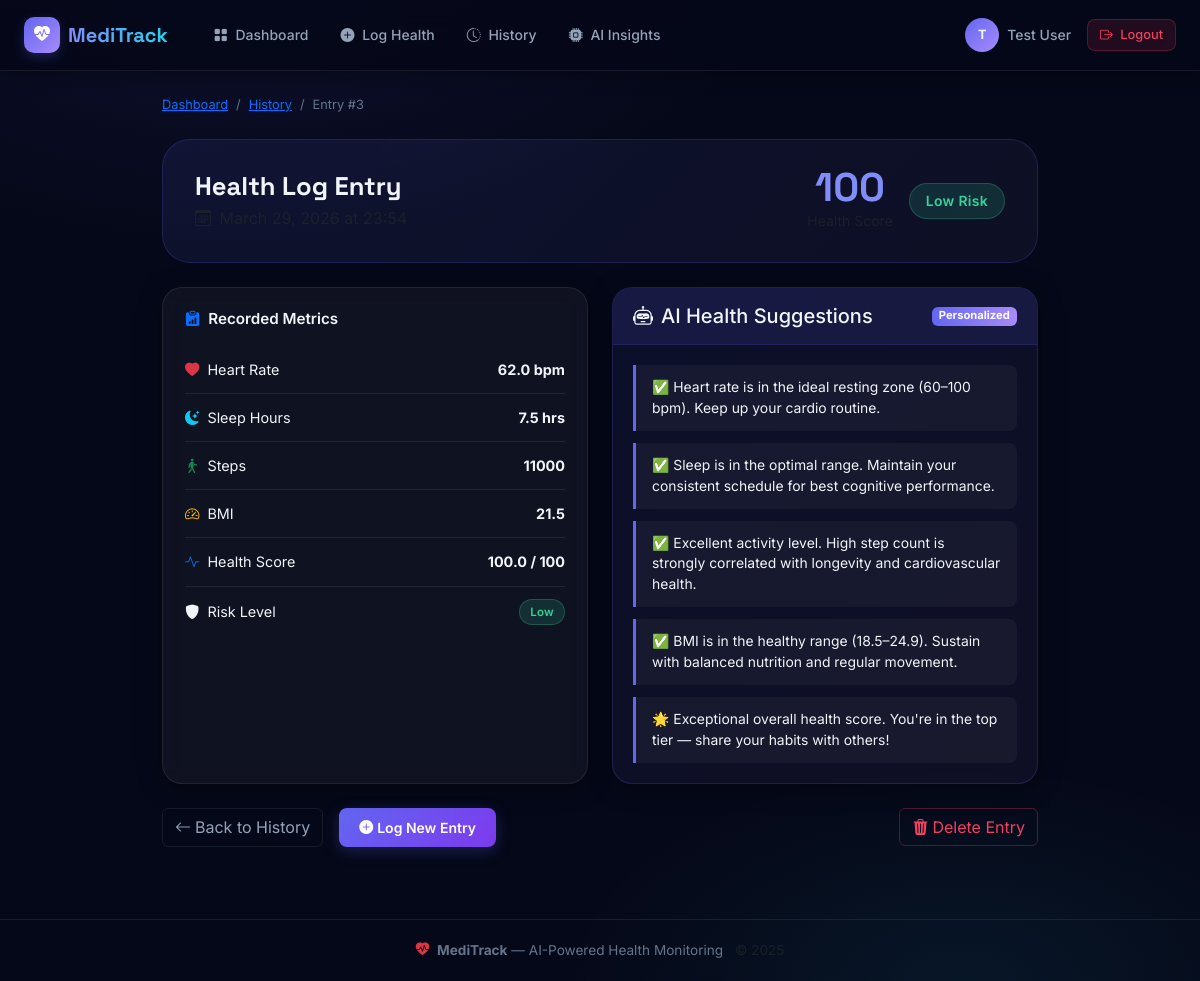
The app's page /history/3/ (signed in) with its own data.
### health/models.py (models this page shows, shortened)
class HealthLog(models.Model):
    RISK_CHOICES = [
        ('low', 'Low'),
        ('medium', 'Medium'),
        ('high', 'High'),
    ]
    user = models.ForeignKey(
        User,
        on_delete=models.CASCADE,
        related_name='health_logs'
    )
    heart_rate = models.FloatField(
        help_text="Heart rate in beats per minute (bpm)"
    )
    sleep_hours = models.FloatField(
        help_text="Hours of sleep last night"
    )
    steps = models.IntegerField(
        help_text="Total steps walked today"
    )
    bmi = models.FloatField(
        help_text="Body Mass Index"
    )
    score = models.FloatField(
        default=0.0,
        help_text="Computed health score (0–100)"
    )
    risk_level = models.CharField(
        max_length=10,
        choices=RISK_CHOICES,
        default='low',
        help_text="Predicted risk level: low / medium / high"
    )
    notes = models.TextField(
        blank=True,
        null=True,
        help_text="Optional user notes for this entry"
    )
    created_at = models.DateTimeField(auto_now_add=True)
    class Meta:
        ordering = ['-created_at']
        verbose_name = 'Health Log'
        verbose_name_plural = 'Health Logs'

### health/views.py (the view)
# urls.py: path('history/<int:pk>/',       views.log_detail_view, name='log_detail'),
@login_required
def log_detail_view(request, pk):
    log    = get_object_or_404(HealthLog, pk=pk, user=request.user)
    result = evaluate_health(log.heart_rate, log.sleep_hours, log.steps, log.bmi)
    return render(request, 'health/log_detail.html', {
        'log':          log,
        'suggestions':  result['suggestions'],
        'explanations': result['explanations'],
        'probabilities': result.get('probabilities', {}),
        'confidence':   result.get('confidence', 1.0),
    })

### health/ml_model.py (called while the page is built, shortened)
def load_ml_model():
    global _model_cache
    return _model_cache

def predict_risk_ml(heart_rate: float, sleep_hours: float, steps: int, bmi: float) -> dict | None:
    model = load_ml_model()
    if model is None:
        return None

### health/services.py (called while the page is built)
def classify_risk(score: float) -> str:
    if score >= 70: return 'low'
    if score >= 40: return 'medium'
    return 'high'

### templates/health/log_detail.html (shortened to what this page needs)
{% extends 'base.html' %}
{% block content %}
<div class="container py-4" style="max-width: 900px;">
    <nav aria-label="breadcrumb" class="mb-4">
        <ol class="breadcrumb">
            <li class="breadcrumb-item"><a href="{% url 'dashboard' %}" class="text-primary">Dashboard</a></li>
            <li class="breadcrumb-item"><a href="{% url 'history' %}" class="text-primary">History</a></li>
            <li class="breadcrumb-item active">Entry #{{ log.pk }}</li>
        </ol>
    </nav>
    <div class="detail-header-card mb-4">
        <div class="d-flex align-items-center justify-content-between flex-wrap gap-3">
            <div>
                <h1 class="page-title mb-1">Health Log Entry</h1>
                <p class="text-muted mb-0">
                    <i class="bi bi-calendar3 me-1"></i>
                </p>
            </div>
            <div class="d-flex gap-3 align-items-center">
                <div class="text-center">
                    <div class="detail-score">{{ log.score|floatformat:0 }}</div>
                    <small class="text-muted">Health Score</small>
                </div>
                <span class="risk-tag risk-{{ log.risk_level }} risk-tag-lg">
                    {{ log.risk_level|capfirst }} Risk
                </span>
            </div>
        </div>
    </div>
    <div class="row g-4">
        <div class="col-md-6">
            <div class="chart-card h-100">
                <div class="chart-header">
                    <h5 class="chart-title"><i class="bi bi-clipboard-data-fill me-2 text-primary"></i>Recorded Metrics</h5>
                </div>
                <div class="chart-body">
                    <div class="detail-metric">
                        <span><i class="bi bi-heart-fill text-danger me-2"></i>Heart Rate</span>
                        <strong>{{ log.heart_rate|floatformat:1 }} bpm</strong>
                    </div>
                    <div class="detail-metric">
                        <span><i class="bi bi-moon-stars-fill text-info me-2"></i>Sleep Hours</span>
                        <strong>{{ log.sleep_hours|floatformat:1 }} hrs</strong>
                    </div>
                    <div class="detail-metric">
                        <span><i class="bi bi-person-walking text-success me-2"></i>Steps</span>
                        <strong>{{ log.steps }}</strong>
                    </div>
                    <div class="detail-metric">
                        <span><i class="bi bi-speedometer2 text-warning me-2"></i>BMI</span>
                        <strong>{{ log.bmi|floatformat:1 }}</strong>
                    </div>
                    <div class="detail-metric">
                        <span><i class="bi bi-activity text-primary me-2"></i>Health Score</span>
                        <strong>{{ log.score|floatformat:1 }} / 100</strong>
                    </div>
                    <div class="detail-metric">
                        <span><i class="bi bi-shield-fill me-2"></i>Risk Level</span>
                        <span class="risk-tag risk-{{ log.risk_level }}">{{ log.risk_level|capfirst }}</span>
                    </div>
                </div>
            </div>
        </div>
        <div class="col-md-6">
            <div class="suggestions-card h-100">
                <div class="suggestions-header">
                    <h5 class="mb-0"><i class="bi bi-robot me-2"></i>AI Health Suggestions</h5>
                    <span class="badge bg-ai">Personalized</span>
                </div>
                <div class="suggestions-body">
                    {% if suggestions %}
                    <ul class="suggestions-list">
                        {% for tip in suggestions %}
                        <li class="suggestion-item">{{ tip }}</li>
                        {% endfor %}
                    </ul>
                    {% endif %}
                </div>
            </div>
        </div>
    </div>
    <div class="d-flex gap-3 mt-4 flex-wrap">
        <a href="{% url 'history' %}" class="btn btn-outline-secondary">
            <i class="bi bi-arrow-left me-1"></i>Back to History
        </a>
        <a href="{% url 'log_health' %}" class="btn btn-primary-glow">
            <i class="bi bi-plus-circle-fill me-1"></i>Log New Entry
        </a>
        <form method="post" action="{% url 'delete_log' log.pk %}" class="ms-auto"
              onsubmit="return confirm('Are you sure you want to delete this entry?');">
            <button type="submit" class="btn btn-outline-danger">
                <i class="bi bi-trash3-fill me-1"></i>Delete Entry
            </button>
        </form>
    </div>
</div>
{% endblock %}

### templates/base.html (shortened to what this page needs)
<!DOCTYPE html>
<html lang="en">
<head>
    <link href="https://cdn.jsdelivr.net/npm/bootstrap@5.3.0/dist/css/bootstrap.min.css" rel="stylesheet">
    <link href="https://cdn.jsdelivr.net/npm/bootstrap-icons@1.11.0/font/bootstrap-icons.css" rel="stylesheet">
    {% load static %}
    <link rel="stylesheet" href="{% static 'css/meditrack.css' %}">
</head>
<body>
<nav class="navbar navbar-expand-lg navbar-dark mt-sidebar" id="mainNav">
    <div class="container-fluid px-4">
        <a class="navbar-brand d-flex align-items-center gap-2" href="{% url 'dashboard' %}">
            <div class="brand-icon">
                <i class="bi bi-heart-pulse-fill"></i>
            </div>
            <span class="brand-name">MediTrack</span>
        </a>
        <div class="collapse navbar-collapse" id="navbarNav">
            {% if user.is_authenticated %}
            <ul class="navbar-nav me-auto ms-3 gap-1">
                <li class="nav-item">
                    <a class="nav-link nav-pill {% if request.resolver_match.url_name == 'dashboard' %}active{% endif %}"
                       href="{% url 'dashboard' %}">
                        <i class="bi bi-grid-fill me-1"></i> Dashboard
                    </a>
                </li>
                <li class="nav-item">
                    <a class="nav-link nav-pill {% if request.resolver_match.url_name == 'log_health' %}active{% endif %}"
                       href="{% url 'log_health' %}">
                        <i class="bi bi-plus-circle-fill me-1"></i> Log Health
                    </a>
                </li>
                <li class="nav-item">
                    <a class="nav-link nav-pill {% if request.resolver_match.url_name == 'history' %}active{% endif %}"
                       href="{% url 'history' %}">
                        <i class="bi bi-clock-history me-1"></i> History
                    </a>
                </li>
                <li class="nav-item">
                    <a class="nav-link nav-pill {% if request.resolver_match.url_name == 'ml_insights' %}active{% endif %}"
                       href="{% url 'ml_insights' %}">
                        <i class="bi bi-cpu-fill me-1"></i> AI Insights
                    </a>
                </li>
            </ul>
            <div class="d-flex align-items-center gap-3">
                <div class="user-badge">
                    <div class="user-avatar">{{ user.username|first|upper }}</div>
                    <span class="user-name d-none d-md-inline">{{ user.get_full_name|default:user.username }}</span>
                </div>
                <a href="{% url 'logout' %}" class="btn btn-logout btn-sm">
                    <i class="bi bi-box-arrow-right me-1"></i> Logout
                </a>
            </div>
            {% endif %}
        </div>
    </div>
</nav>
<main class="main-content">
    {% block content %}{% endblock %}
</main>
<footer class="site-footer mt-5">
    <div class="container text-center">
        <p class="mb-0">
            <i class="bi bi-heart-pulse-fill text-danger me-1"></i>
            <strong>MediTrack</strong> — AI-Powered Health Monitoring
            <span class="text-muted ms-2">© 2025</span>
        </p>
    </div>
</footer>
</body>
</html>

### records on screen
HealthLog: pk "3", score "100", risk_level "Low", heart_rate "62.0", sleep_hours "7.5", steps "11000", bmi "21.5", score "100.0"

### other values on screen
{{ user.username|first|upper }} "T"
{{ user.get_full_name|default:user.username }} "Test User"
{{ tip }} "✅ Heart rate is in the ideal resting zone (60–100 bpm). Keep up your cardio routine." "✅ Sleep is in the optimal range. Maintain your consistent schedule for best cognitive performance." "✅ Excellent activity level. High step count is strongly correlated with longevity and cardiovascular health." "✅ BMI is in the healthy range (18.5–24.9). Sustain with balanced nutrition and regular movement." "🌟 Exceptional overall health score. You're in the top tier — share your habits with others!"
